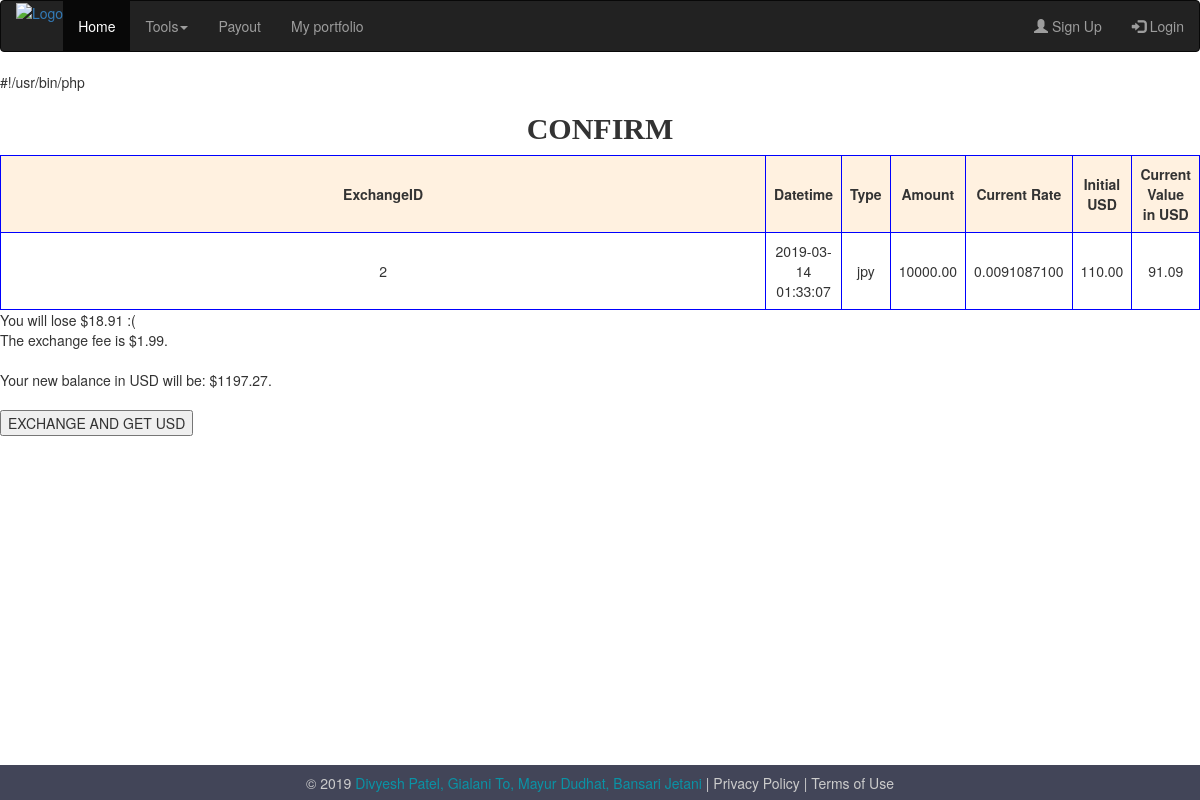
The app's page /tradeform.php?trade=2 with its own data.
### tables this page shows
CREATE TABLE `exchanges` (
  `exchangeid` int(11) NOT NULL AUTO_INCREMENT,
  `userid` int(11) NOT NULL,
  `toCurr` varchar(3) NOT NULL,
  `amount` decimal(15,2) NOT NULL,
  `datetime` timestamp NOT NULL DEFAULT CURRENT_TIMESTAMP,
  `initialUSD` decimal(10,2) DEFAULT NULL,
  `currentUSD` decimal(10,2) DEFAULT NULL,
  `rate` decimal(11,10) DEFAULT NULL,
  `status` varchar(1) DEFAULT NULL,
  PRIMARY KEY (`exchangeid`)
);

CREATE TABLE `user` (
  `userid` int(11) NOT NULL AUTO_INCREMENT,
  `username` varchar(250) NOT NULL,
  `password` varchar(255) NOT NULL,
  `email` varchar(100) NOT NULL,
  `curr_bal` decimal(6,2) NOT NULL DEFAULT '0.00',
  PRIMARY KEY (`userid`)
);

### tradeform.php (the view, shortened to what this page needs)
<!DOCTYPE html>
<html>
<head>
  <link rel="stylesheet" href="https://maxcdn.bootstrapcdn.com/bootstrap/3.4.0/css/bootstrap.min.css">
</head>
<body>
</head>
<body>
<nav class="navbar navbar-inverse">
  <div class="container-fluid">
    <div class="navbar-header">
      <a href="home.php">
     <img src="img/logo.png" alt="Logo" style="width:130px;"></a>
    </div>
    <ul class="nav navbar-nav">
      <li class="active"><a href="home.php">Home</a></li>
      <li class="dropdown"><a class="dropdown-toggle" data-toggle="dropdown" href="">Tools<span class="caret"></span></a>
      </li>
      <li><a href="paypal.php">Payout</a></li>
      <li><a href="viewportfolio.php">My portfolio</a></li>
    </ul>
    <ul class="nav navbar-nav navbar-right">
      <li><a href="newAccount.php"><span class="glyphicon glyphicon-user"></span> Sign Up</a></li>
      <li><a href="login.html"><span class="glyphicon glyphicon-log-in"></span> Login</a></li>
    </ul>
  </div>
</nav>
<footer>
      <p> &copy; 2019 <a style="color:#0a93a6; text-decoration:none;" href="home.php"> Divyesh Patel, Gialani To, Mayur Dudhat, Bansari Jetani </a>| Privacy Policy | Terms of Use </p>
  </footer>
<form action="RabbitMQClient.php">
<?php
include ("functions.php");
$xid =$_GET['trade'];
$db = connectDB();
$s = "select * from exchanges where exchangeid='$xid' ";
($t = mysqli_query ( $db  , $s))  or die (mysqli_error($db));
print "<h2>CONFIRM</h2>";
print "<table id='portfolio'>";
		print "<tr> <th>ExchangeID</th> <th>Datetime</th> <th>Type</th> <th>Amount</th> <th>Current Rate</th> <th>Initial USD</th> <th>Current Value in USD</th> </tr>";
		while( $w = mysqli_fetch_array($t, MYSQLI_ASSOC))
		  {
			$userid = $w["userid"];
			  $toCurr = $w ["toCurr"];
			  $amount = $w ["amount"];
			  $datetime = $w ["datetime"];
			  $exchangeID = $w["exchangeid"];
			$rate = $w["rate"];
			$initialUSD = $w["initialUSD"];
			$currentUSD = $w["currentUSD"];
			  print   "<tr>";
			  print   "<td> $exchangeID</td>"  ;
			  print   "<td> $datetime</td>"  ;
			  print   "<td> $toCurr</td>"  ;
			  print   "<td> $amount</td>"  ;
			print   "<td> $rate</td>"  ;
			  print   "<td>$initialUSD</td>"  ;
			print   "<td>$currentUSD</td>"  ;
			  print   "</tr>";
		  }
  print "</table>";
$s = "select * from user where userid = '$userid'";
($t = mysqli_query ( $db  , $s))  or die (mysqli_error($db));
while ( $r = mysqli_fetch_array($t, MYSQLI_ASSOC))
	{
			$currbal= $r["curr_bal"];
			$newbal = $currbal + $currentUSD;
	}
$result = $currentUSD -$initialUSD;
$absVal = abs($result);
if( $result <0){
	print "You will lose $$absVal :( ";
}else{
	print "You will make $$result!";
}
print "<br>The exchange fee is \$1.99.<br>";
print "<br>Your new balance in USD will be: $$newbal.<br>";
?>
<br><button type='submit' name= 'type' value = 'tradeCurrency'>EXCHANGE AND GET USD</button>
</form>
</body>
</html>

### tradeform.php (style rules this page uses)
table, th, td { text-align: center; padding: 8px; border: 1px solid blue; width: 100%; border-collapse: collapse; overflow-x: scroll; }
tr:nth-child(odd) { background-color: #fff1e0; }
#portfolio { margin: auto; overflow-x: auto; }
h2 { text-align: center; font-family: serif; font-weight: bold; }
footer p { padding: 10.5px; margin: 0px; line-height: 100%; }
footer { background-color: #424558; position: fixed; bottom: 0; left: 0; right: 0; height: 35px; text-align: center; color: #CCC; }

### records on screen
exchanges: exchangeid "2", datetime "2019-03-14 01:33:07", toCurr "jpy", amount "10000.00", rate "0.0091087100", initialUSD "110.00", currentUSD "91.09", absVal "18.91"
user: curr_bal.currentUSD "1197.27"
